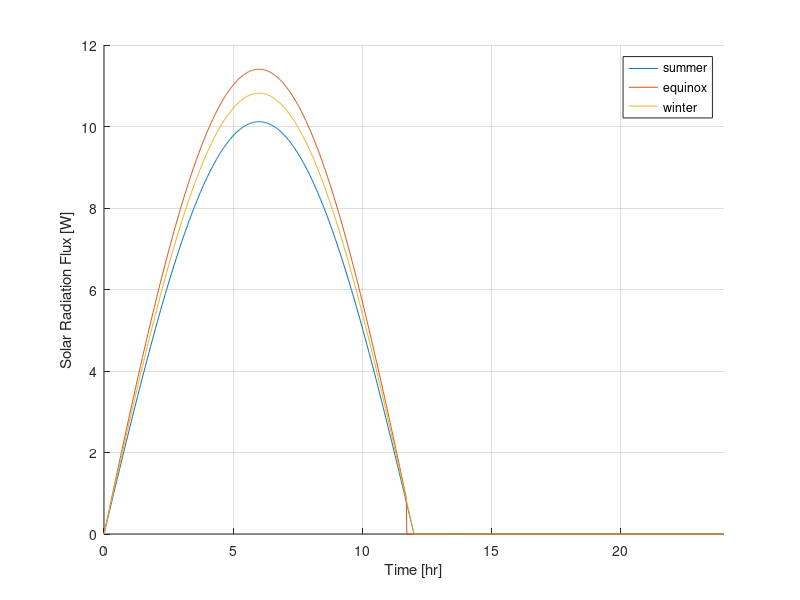
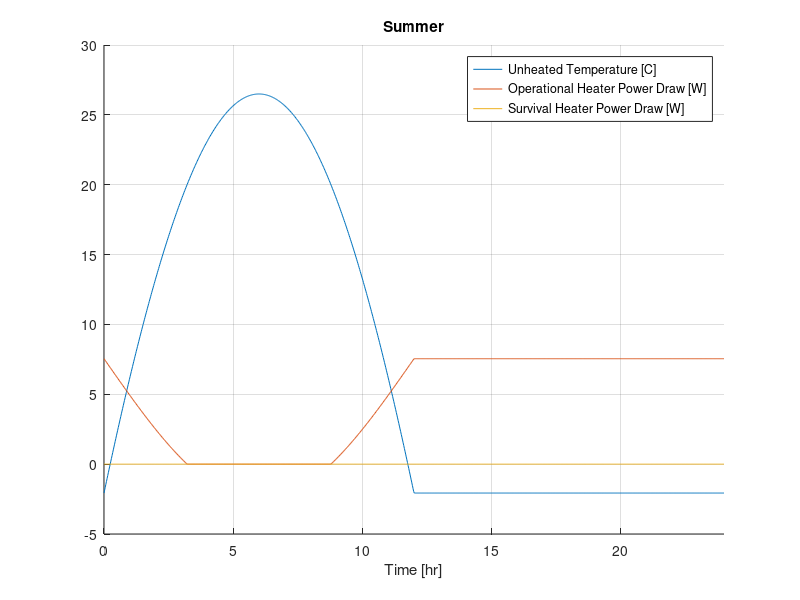
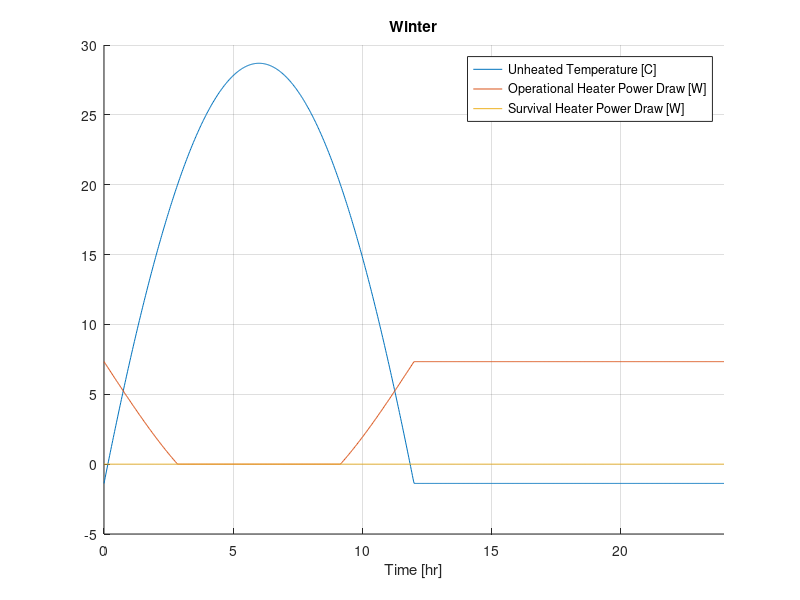
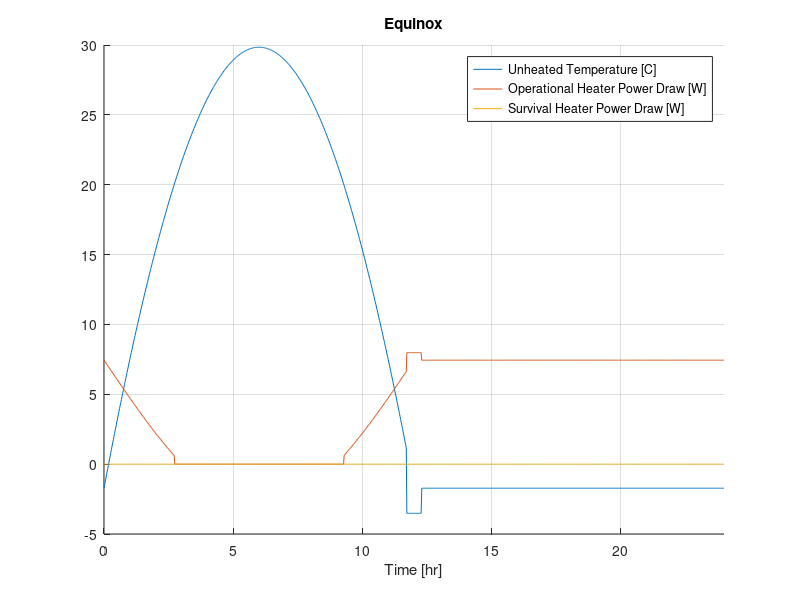

Reproduce these figures in MATLAB, in order.
clear;clc;close all;

solar_e = 1361;
rw = 147.1*10^6;
re = 149.598*10^6;
rs = 152.1*10^6;
solar_w = solar_e*(re/rw)^2;
solar_s = solar_e*(re/rs)^2;
inc = deg2rad(23.5);
area_s = 0.0838;
alpha = 0.1;
emiss = 0.8;
rea = 6371;
ro = 42164;
op = 20;
back_s = 63;
back_w = 88;
back_eq = 75.5;
back_ec = 11;
sigma = 5.670374419*10^-8;

eclipse = 2*asin(rea/(2*ro));

eclipseSection = [pi-eclipse/2 pi+eclipse/2];

totalOrbit = linspace(0,2*pi,1000);
time = totalOrbit*24/(2*pi);

% solar * sin(angle) * area * alpha + op + heater + backload*alpha*area = emiss *
% area_s*sigma*T^4

flux_s = zeros(1,1000);
flux_s(1:500) = solar_s*cos(inc)*sin(totalOrbit(1:500))*area_s*alpha;

flux_e = zeros(1,1000);
flux_e(1:488) = solar_e*sin(totalOrbit(1:488))*area_s*alpha;

flux_w = zeros(1,1000);
flux_w(1:500) = solar_w*cos(inc)*sin(totalOrbit(1:500))*area_s*alpha;

figure
hold on
grid on
plot(time,flux_s,time,flux_e,time,flux_w)
legend('summer','equinox','winter')
xlabel('Time [hr]')
ylabel('Solar Radiation Flux [W]')
xlim([0 24])

% solar * sin(angle) * area * alpha + op + heater + backload*alpha*area = emiss *
% area_s*sigma*T^4

T_unheated_s = zeros(1,1000);
T_unheated_s(1:500) = nthroot((solar_s*cos(inc)*sin(totalOrbit(1:500))*area_s*alpha...
    +op+back_s*area_s*alpha)/(emiss*area_s*sigma),4);
T_unheated_s(501:1000) = nthroot((op+back_s*area_s*alpha)/(emiss*area_s*sigma),4);

T_unheated_w = zeros(1,1000);
T_unheated_w(1:500) = nthroot((solar_w*cos(inc)*sin(totalOrbit(1:500))*area_s*alpha...
    +op+back_w*area_s*alpha)/(emiss*area_s*sigma),4);
T_unheated_w(501:1000) = nthroot((op+back_w*area_s*alpha)/(emiss*area_s*sigma),4);

T_unheated_e = zeros(1,1000);
T_unheated_e(1:488) = nthroot((solar_e*sin(totalOrbit(1:488))*area_s*alpha...
    +op+back_eq*area_s*alpha)/(emiss*area_s*sigma),4);
T_unheated_e(489:512) = nthroot((op+back_ec*area_s*alpha)/(emiss*area_s*sigma),4);
T_unheated_e(513:1000) = nthroot((op+back_eq*area_s*alpha)/(emiss*area_s*sigma),4);

T_unheated_s = T_unheated_s - 273.15;
T_unheated_e = T_unheated_e - 273.15;
T_unheated_w = T_unheated_w - 273.15;


% solar * sin(angle) * area * alpha + op + heater + backload*alpha*area = emiss *
% area_s*sigma*T^4

need_heat_w_on = find(T_unheated_w < 20);
need_heat_w_sun_on = need_heat_w_on(find(need_heat_w_on <= 500));
need_heat_w_no_sun_on = need_heat_w_on(find(need_heat_w_on > 500));
heat_w_on = zeros(1,1000);
heat_w_on(need_heat_w_sun_on) = emiss*area_s*sigma*(20+273.15)^4 - op - solar_w*cos(inc)*...
    sin(totalOrbit(need_heat_w_sun_on))*area_s*alpha - back_w*alpha*area_s;
heat_w_on(need_heat_w_no_sun_on) = emiss*area_s*sigma*(20+273.15)^4 - op - back_w*alpha*area_s;

need_heat_s_on = find(T_unheated_s < 20);
need_heat_s_sun_on = need_heat_s_on(find(need_heat_s_on <= 500));
need_heat_s_no_sun_on = need_heat_s_on(find(need_heat_s_on > 500));
heat_s_on = zeros(1,1000);
heat_s_on(need_heat_s_sun_on) = emiss*area_s*sigma*(20+273.15)^4 - op - solar_s*cos(inc)*...
    sin(totalOrbit(need_heat_s_sun_on))*area_s*alpha - back_s*alpha*area_s;
heat_s_on(need_heat_s_no_sun_on) = emiss*area_s*sigma*(20+273.15)^4 - op - back_s*alpha*area_s;

need_heat_e_on = find(T_unheated_e < 20);
need_heat_e_sun_on = need_heat_e_on(find(need_heat_e_on <= 488));
need_heat_e_ec_on = need_heat_e_on(find(need_heat_e_on > 488 & need_heat_e_on < 513));
need_heat_e_no_sun_on = need_heat_e_on(find(need_heat_e_on >= 513));
heat_e_on = zeros(1,1000);
heat_e_on(need_heat_e_sun_on) = emiss*area_s*sigma*(20+273.15)^4 - op - solar_e*cos(inc)*...
    sin(totalOrbit(need_heat_e_sun_on))*area_s*alpha - back_eq*alpha*area_s;
heat_e_on(need_heat_e_ec_on) = emiss*area_s*sigma*(20+273.15)^4 - op - back_ec*alpha*area_s;
heat_e_on(need_heat_e_no_sun_on) = emiss*area_s*sigma*(20+273.15)^4 - op - back_eq*alpha*area_s;


need_heat_w_off = find(T_unheated_w < -40);
need_heat_w_sun_off = need_heat_w_off(find(need_heat_w_off <= 500));
need_heat_w_no_sun_off = need_heat_w_off(find(need_heat_w_off > 500));
heat_w_off = zeros(1,1000);
heat_w_off(need_heat_w_sun_off) = emiss*area_s*sigma*(20+273.15)^4 - op - solar_w*cos(inc)*...
    sin(totalOrbit(need_heat_w_sun_off))*area_s*alpha - back_w*alpha*area_s;
heat_w_off(need_heat_w_no_sun_off) = emiss*area_s*sigma*(20+273.15)^4 - op - back_w*alpha*area_s;

need_heat_s_off = find(T_unheated_s < -40);
need_heat_s_sun_off = need_heat_s_off(find(need_heat_s_off <= 500));
need_heat_s_no_sun_off = need_heat_s_off(find(need_heat_s_off > 500));
heat_s_off = zeros(1,1000);
heat_s_off(need_heat_s_sun_off) = emiss*area_s*sigma*(20+273.15)^4 - op - solar_s*cos(inc)*...
    sin(totalOrbit(need_heat_s_sun_off))*area_s*alpha - back_s*alpha*area_s;
heat_s_off(need_heat_s_no_sun_off) = emiss*area_s*sigma*(20+273.15)^4 - op - back_s*alpha*area_s;

need_heat_e_off = find(T_unheated_e < -40);
need_heat_e_sun_off = need_heat_e_off(find(need_heat_e_off <= 488));
need_heat_e_ec_off = need_heat_e_off(find(need_heat_e_off > 488 & need_heat_e_off < 513));
need_heat_e_no_sun_off = need_heat_e_off(find(need_heat_e_off >= 513));
heat_e_off = zeros(1,1000);
heat_e_off(need_heat_e_sun_off) = emiss*area_s*sigma*(20+273.15)^4 - op - solar_e*cos(inc)*...
    sin(totalOrbit(need_heat_e_sun_off))*area_s*alpha - back_eq*alpha*area_s;
heat_e_off(need_heat_e_ec_off) = emiss*area_s*sigma*(20+273.15)^4 - op - back_ec*alpha*area_s;
heat_e_off(need_heat_e_no_sun_off) = emiss*area_s*sigma*(20+273.15)^4 - op - back_eq*alpha*area_s;



figure
hold on
grid on
plot(time,T_unheated_s,time,heat_s_on,time,heat_s_off)
legend('Unheated Temperature [C]','Operational Heater Power Draw [W]','Survival Heater Power Draw [W]')
xlabel('Time [hr]')
title('Summer')
xlim([0 24])

figure
hold on
grid on
plot(time,T_unheated_w,time,heat_w_on,time,heat_w_off)
legend('Unheated Temperature [C]','Operational Heater Power Draw [W]','Survival Heater Power Draw [W]')
xlabel('Time [hr]')
title('Winter')
xlim([0 24])

figure
hold on
grid on
plot(time,T_unheated_e,time,heat_e_on,time,heat_e_off)
legend('Unheated Temperature [C]','Operational Heater Power Draw [W]','Survival Heater Power Draw [W]')
xlabel('Time [hr]')
title('Equinox')
xlim([0 24])